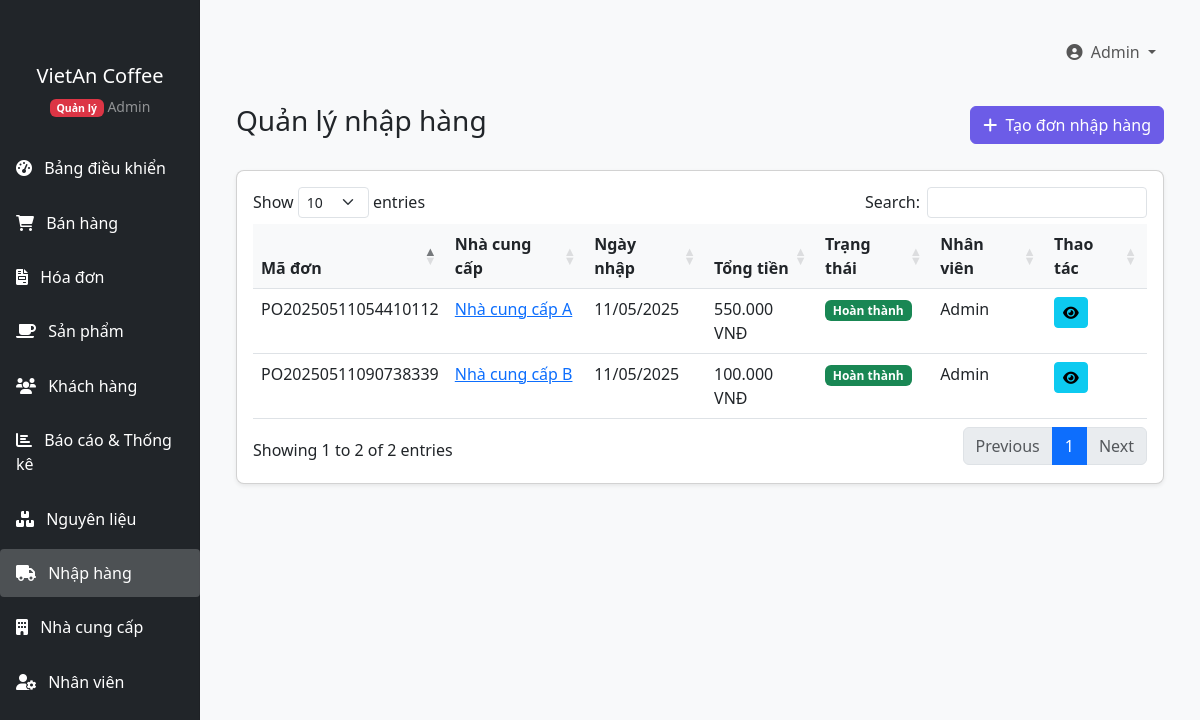
Screenshot of /QuanLyCafe/index.php?page=purchase-orders (signed in) with the database file from the repository.
### tables this page shows
CREATE TABLE `purchase_orders` (
  `id` int(11) NOT NULL,
  `order_number` varchar(20) NOT NULL,
  `supplier_id` int(11) DEFAULT NULL,
  `user_id` int(11) DEFAULT NULL,
  `order_date` date NOT NULL,
  `total_amount` decimal(10,2) NOT NULL,
  `status` enum('pending','completed','cancelled') DEFAULT 'pending',
  `notes` text DEFAULT NULL,
  `created_at` timestamp NOT NULL DEFAULT current_timestamp(),
  `updated_at` timestamp NOT NULL DEFAULT current_timestamp() ON UPDATE current_timestamp()
);

CREATE TABLE `suppliers` (
  `id` int(11) NOT NULL,
  `name` varchar(100) NOT NULL,
  `email` varchar(100) DEFAULT NULL,
  `phone` varchar(20) DEFAULT NULL,
  `address` text DEFAULT NULL,
  `contact_person` varchar(100) DEFAULT NULL,
  `created_at` timestamp NOT NULL DEFAULT current_timestamp(),
  `updated_at` timestamp NOT NULL DEFAULT current_timestamp() ON UPDATE current_timestamp()
);

CREATE TABLE `users` (
  `id` int(11) NOT NULL,
  `name` varchar(100) NOT NULL,
  `email` varchar(100) NOT NULL,
  `password` varchar(255) NOT NULL,
  `role` enum('admin','staff') NOT NULL,
  `phone` varchar(20) DEFAULT NULL,
  `address` text DEFAULT NULL,
  `gender` enum('male','female','other') DEFAULT NULL,
  `birth_date` date DEFAULT NULL,
  `hire_date` date DEFAULT NULL,
  `status` enum('active','inactive') DEFAULT 'active',
  `created_at` timestamp NOT NULL DEFAULT current_timestamp(),
  `updated_at` timestamp NOT NULL DEFAULT current_timestamp() ON UPDATE current_timestamp()
);

### QuanLyCafe/models/PurchaseOrder.php (called while the page is built, shortened)
<?php
class PurchaseOrder {
    private $conn;
    public function __construct($db) {
        $this->conn = $db;
    }
    public function getAll() {
        $query = "SELECT po.*, s.name as supplier_name, u.name as user_name
                  FROM purchase_orders po
                  LEFT JOIN suppliers s ON po.supplier_id = s.id
                  LEFT JOIN users u ON po.user_id = u.id
                  ORDER BY po.order_date DESC";
        $result = $this->conn->query($query);
        return $result->fetch_all(MYSQLI_ASSOC);
    }
}

### QuanLyCafe/includes/functions.php (called while the page is built, shortened)
<?php
function formatCurrency($amount) {
    return number_format($amount, 0, ',', '.') . ' VNĐ';
}
function formatDate($date, $format = 'd/m/Y') {
    return date($format, strtotime($date));
}

### QuanLyCafe/views/purchase_orders/index.php (the view, shortened to what this page needs)
<?php include 'includes/header.php'; ?>
<div class="container-fluid">
    <div class="d-flex justify-content-between align-items-center mb-4">
        <h1 class="h3">Quản lý nhập hàng</h1>
        <a href="index.php?page=purchase-orders&action=create" class="btn btn-primary">
            <i class="fas fa-plus me-1"></i> Tạo đơn nhập hàng
        </a>
    </div>
    <div class="card">
        <div class="card-body">
            <div class="table-responsive">
                <table class="table table-hover datatable">
                    <thead>
                        <tr>
                            <th>Mã đơn</th>
                            <th>Nhà cung cấp</th>
                            <th>Ngày nhập</th>
                            <th>Tổng tiền</th>
                            <th>Trạng thái</th>
                            <th>Nhân viên</th>
                            <th>Thao tác</th>
                        </tr>
                    </thead>
                    <tbody>
                        <?php if (empty($purchase_orders)): ?>
                            <tr>
                                <td colspan="7" class="text-center">Không có dữ liệu</td>
                            </tr>
                        <?php else: ?>
                            <?php foreach ($purchase_orders as $order): ?>
                                <tr>
                                    <td><?php echo $order['order_number']; ?></td>
                                    <td>
                                        <?php if ($order['supplier_id']): ?>
                                            <a href="index.php?page=suppliers&action=view&id=<?php echo $order['supplier_id']; ?>">
                                                <?php echo $order['supplier_name']; ?>
                                            </a>
                                        <?php else: ?>
                                            N/A
                                        <?php endif; ?>
                                    </td>
                                    <td><?php echo formatDate($order['order_date']); ?></td>
                                    <td><?php echo formatCurrency($order['total_amount']); ?></td>
                                    <td>
                                        <?php if ($order['status'] == 'completed'): ?>
                                            <span class="badge bg-success">Hoàn thành</span>
                                        <?php elseif ($order['status'] == 'pending'): ?>
                                            <span class="badge bg-warning">Đang xử lý</span>
                                        <?php else: ?>
                                            <span class="badge bg-danger">Đã hủy</span>
                                        <?php endif; ?>
                                    </td>
                                    <td><?php echo $order['user_name']; ?></td>
                                    <td>
                                        <div class="btn-group">
                                            <a href="index.php?page=purchase-orders&action=view&id=<?php echo $order['id']; ?>" class="btn btn-sm btn-info" data-bs-toggle="tooltip" title="Xem chi tiết">
                                                <i class="fas fa-eye"></i>
                                            </a>
                                        </div>
                                    </td>
                                </tr>
                            <?php endforeach; ?>
                        <?php endif; ?>
                    </tbody>
                </table>
            </div>
        </div>
    </div>
</div>
<?php include 'includes/footer.php'; ?>

### QuanLyCafe/assets/css/style.css (style rules this page uses)
body { font-family: 'Segoe UI', Tahoma, Geneva, Verdana, sans-serif; background-color: #f8f9fa; }
.card { border-radius: 0.5rem; box-shadow: 0 0.125rem 0.25rem rgba(0, 0, 0, 0.075); margin-bottom: 1.5rem; }
.btn-primary { background-color: #6c5ce7; border-color: #6c5ce7; }
.table th { font-weight: 600; background-color: #f8f9fa; }

### rows the page displays
purchase_orders: order_number "PO20250511054410112", supplier.name "Nhà cung cấp A", order_date "11/05/2025", total_amount "550.000 VNĐ", status "Hoàn thành", user.name "Admin"
purchase_orders: order_number "PO20250511090738339", supplier.name "Nhà cung cấp B", order_date "11/05/2025", total_amount "100.000 VNĐ", status "Hoàn thành", user.name "Admin"

### other values shown
getCurrentUserName() "Admin"
